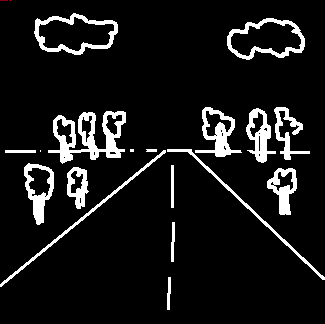
#> input picture CLASE13/h.png, 325 x 324 px
$ python linea.py
#> lines starting #> are read from the running program, lines starting #| are printed output that depends on the picture
import cv2
import numpy as np

image_as_BGR = cv2.imread("h.png")
#> image_as_BGR is the input picture: shape (324, 325, 3); mean B, G, R 22.7, 22.7, 22.7
image_as_GRAY = cv2.cvtColor(image_as_BGR, cv2.COLOR_BGR2GRAY)

valor_umbral_max = 100
valor_umbral_min = 50
kernel = 3
image_with_canny = cv2.Canny(image_as_GRAY, valor_umbral_min,valor_umbral_max, apertureSize=kernel)
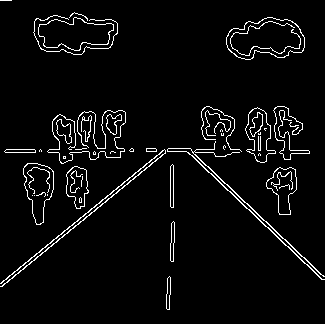
#> image_with_canny: shape (324, 325); 4.3% white in thin lines or dots

lineas = cv2.HoughLines(image_with_canny, rho = 1, theta = np.pi/180, threshold = 175)
#> lineas = None
#> (the run stopped early here; a loop or call above may not have finished)
